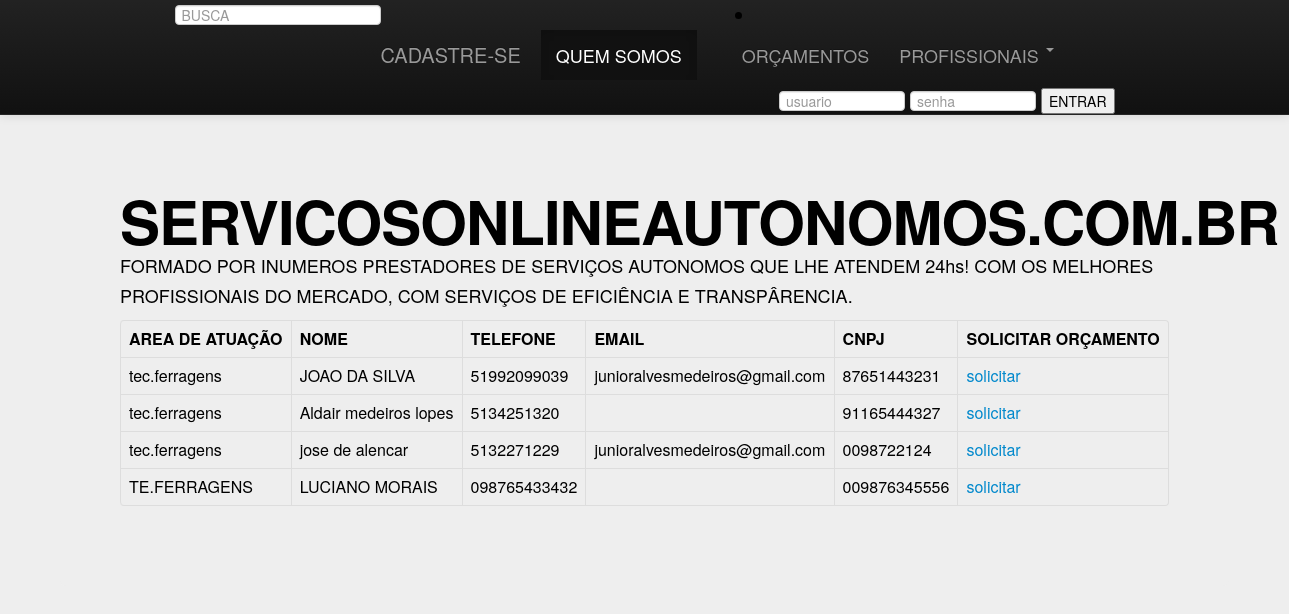
/src/querys/profissionais_ferragens.php, run on the app's committed database.
### tables this page shows
CREATE TABLE IF NOT EXISTS `USUARIO_CADASTRADO` (
  `ID_PROFISSIONAL` int(11) NOT NULL,
  `CPF` int(11) DEFAULT NULL,
  `CREA` int(11) DEFAULT NULL,
  `NOME` varchar(200) DEFAULT NULL,
  `DATA_NASC` varchar(500) DEFAULT NULL,
  `TELEFONE` varchar(200) DEFAULT NULL,
  `EMAIL` varchar(100) DEFAULT NULL,
  `RUA` varchar(200) DEFAULT NULL,
  `NUMERO` varchar(200) DEFAULT NULL,
  `BAIRRO` varchar(200) DEFAULT NULL,
  `ESTADO` varchar(20) DEFAULT NULL,
  `CIDADE` varchar(100) DEFAULT NULL,
  `CEP` varchar(200) DEFAULT NULL,
  `AREA_ATUACAO` varchar(100) DEFAULT NULL,
  `SENHA` varchar(400) DEFAULT NULL,
  `LOGIN_USUARIO` varchar(400) DEFAULT NULL,
  `CNPJ` varchar(255) DEFAULT NULL
);

### src/querys/profissionais_ferragens.php (the view, shortened to what this page needs)
<?php
   include_once("conexaobanco.php");
   ?>
<html>
   <head>
      <link href="css/bootstrap.min.css" rel="stylesheet"media="screen">
      <div class="navbar navbar-inverse navbar-fixed-top">
         <div class="navbar-inner">
            <div class="container">
               <li align="center">
                  <form method="POST"action="busca.php" class="navbar-search pull-left">
                     <input type="text" name="busca" placeholder="BUSCA">
                  </form>
               </li>
               <a class="brand" href="http://www.servicosonlineautonomos.com.br/cadastro.php">CADASTRE-SE</a>
               <div class="nav-collapse collapse">
                  <ul class="nav">
                     <li class="active"><a href="http://www.servicosonlineautonomos.com.br">QUEM SOMOS</a></li>
                     <li><a href="#about"></a></li>
                     <li><a href="http://www.servicosonlineautonomos.com.br/orçamento.php">ORÇAMENTOS</a></li>
                     <li class="dropdown">
                        <a href="#" class="dropdown-toggle" data-toggle="dropdown">PROFISSIONAIS <b class="caret"></b></a>
                     </li>
                  </ul>
                 <form method="POST"action="valida.php"class="navbar-form pull-right">
                        <input class="span2" name="usuario" placeholder="usuario" type="text">
                        <input class="span2" name="senha" placeholder="senha" type="password">
                        <input type="submit" name="btnLogin"  value="ENTRAR" >
                     </form>
               </div>
            </div>
         </div>
      </div>
   </head>
   <body  class="hero-unit">
      <div class="hero-unit">
         <br><br>
         <h1>SERVICOSONLINEAUTONOMOS.COM.BR</h1>
         <p>FORMADO POR INUMEROS PRESTADORES DE SERVIÇOS  AUTONOMOS QUE LHE ATENDEM 24hs! COM OS MELHORES PROFISSIONAIS DO MERCADO, COM SERVIÇOS DE EFICIÊNCIA  E TRANSPÂRENCIA.</p>
         <table class="table table-bordered">
         <tr>
            <th>AREA DE ATUAÇÃO</th>
            <th>NOME</th>
            <th>TELEFONE</th>
            <th>EMAIL</th>
            <th>CNPJ</th>
            <th>SOLICITAR ORÇAMENTO</th>
         </tr>
         <?php
            $sql = "SELECT * FROM USUARIO_CADASTRADO WHERE AREA_ATUACAO LIKE'%ferragens%'";
            $resultado = mysqli_query($con,$sql) or die("Erro ao retornar dados");
            while ($registro = mysqli_fetch_array($resultado))
            {
              $nome = $registro['NOME'];
              $telefone= $registro['TELEFONE'];
              $email= $registro['EMAIL'];
              $cnpj = $registro['CNPJ'];
              $atuacao = $registro['AREA_ATUACAO'];
              echo "<tr>";
               echo "<td>".$atuacao."</td>";
              echo "<td>".$nome."</td>";
              echo "<td>".$telefone."</td>";
              echo "<td>".$email."</td>";
               echo "<td>".$cnpj."</td>";
               echo "<td><a  href='orçamento.php?nome_profissional=$nome&cnpj=$cnpj&email_profissional=$email&area_atuacao=$atuacao'>solicitar</a></td>";
              echo "</tr>";
            }
            echo "</table>";
            ?>

### data on the page
usuario_cadastrado: AREA_ATUACAO "tec.ferragens", NOME "JOAO DA SILVA", TELEFONE "51992099039", EMAIL "junioralvesmedeiros@gmail.com", CNPJ "87651443231"
usuario_cadastrado: AREA_ATUACAO "tec.ferragens", NOME "Aldair medeiros lopes", TELEFONE "5134251320", CNPJ "91165444327"
usuario_cadastrado: AREA_ATUACAO "tec.ferragens", NOME "jose de alencar", TELEFONE "5132271229", EMAIL "junioralvesmedeiros@gmail.com", CNPJ "0098722124"
usuario_cadastrado: AREA_ATUACAO "TE.FERRAGENS", NOME "LUCIANO MORAIS", TELEFONE "098765433432", CNPJ "009876345556"
